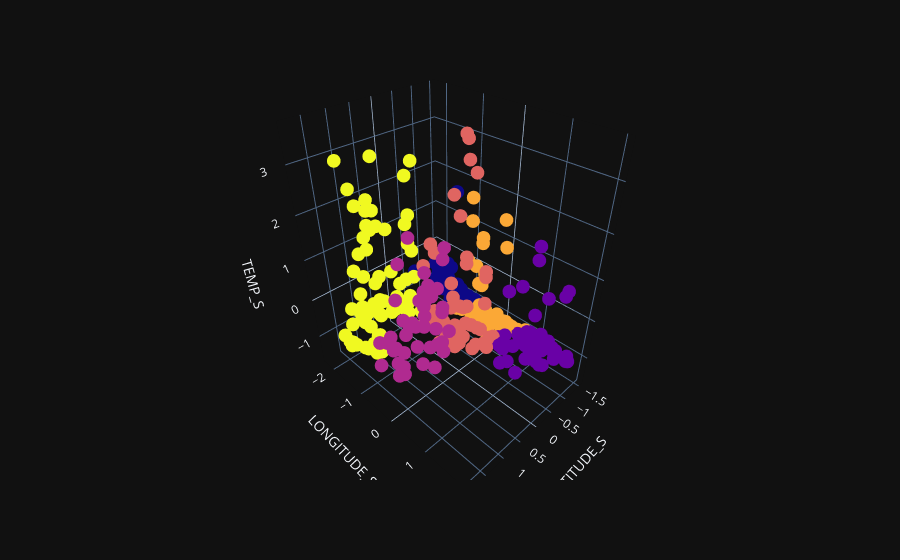
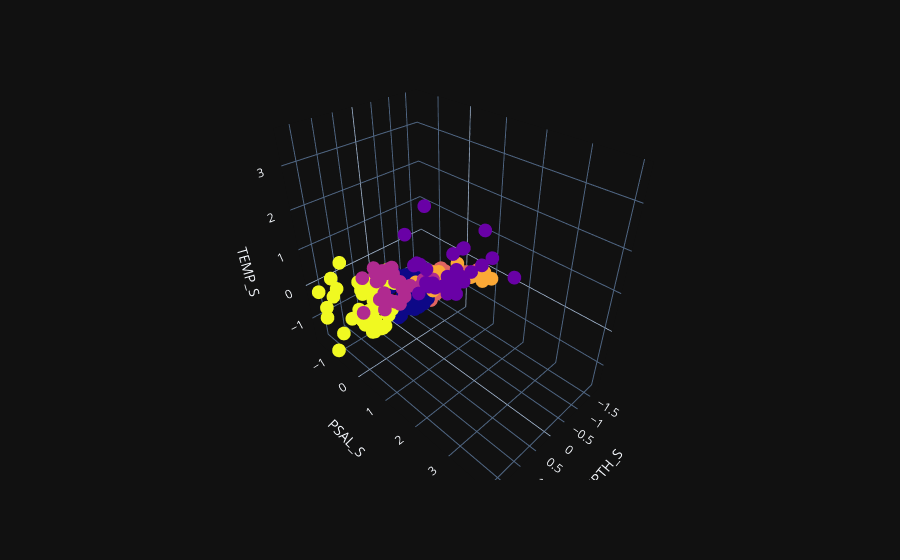
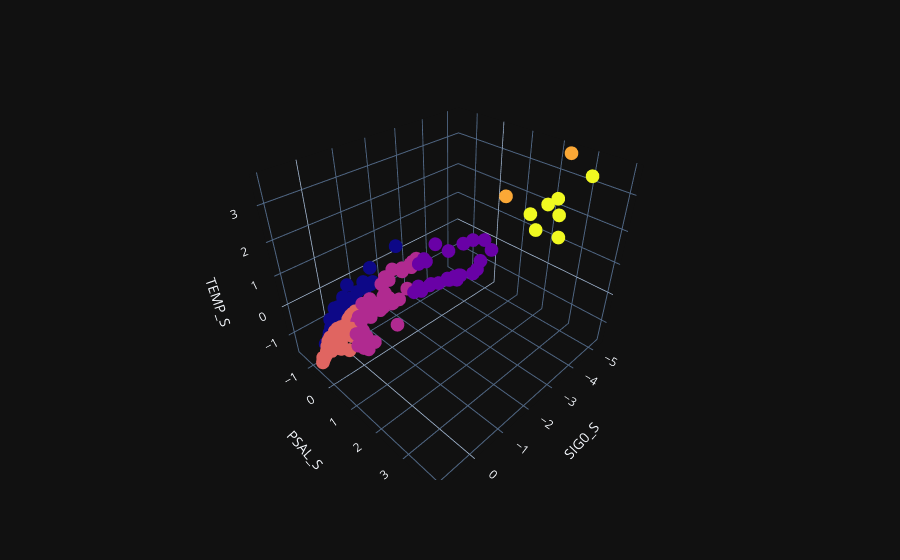

Source (notebook cell) for these figures, in order:
### Markdown cell above
<p>
We see that for <code>LATITUDE</code>, the first and last cluster have less variation, and they seem to be good predictors for lower temperatures (or at least that the temperatures are below the trendline for ordinary least squares regression). This is of course something that could have been picked up by our models, but we'll have to test.
</p>

<p>
In addition, the leftmost cluster for <code>SIG0</code> has observations with a much larger variance from the trendline compared to the other clusters - which also might be useful information for our model.
</p>

<p>
But first, let's see if we can find any clusters between <code>LATITUDE</code> and <code>LONGITUDE</code> to see if that's perhaps a good predictor for <code>TEMP</code>. Let's also try between <code>DEPTH</code> and <code>PSAL</code>. Here it's especially important to standardize the values before attempting to find clusters, since <code>DEPTH</code> and <code>PSAL</code> are using different scales.
</p>

### Code cell
feature_names = [["LATITUDE", "LONGITUDE"], ["DEPTH", "PSAL"], ["SIG0", "PSAL"]]
cluster_amount = [6, 6, 6]

for (i, [feat_1, feat_2]) in enumerate(feature_names):
    ## Find clusters

    c_kmeans = KMeans(n_clusters=cluster_amount[i], random_state=seed)
    df_viz[f"{feat_1}_{feat_2}_CLUSTER"] = c_kmeans.fit_predict(df_viz[[f"{feat_1}_S", f"{feat_2}_S"]])

    ## Show 3D scatter plots with cluster zones

    fig_cluster = px.scatter_3d(df_viz, x=f"{feat_1}_S", y=f"{feat_2}_S", z="TEMP_S", color=f"{feat_1}_{feat_2}_CLUSTER", hover_data=[feat_1, feat_2, "TEMP"])
    fig_cluster.update_layout(coloraxis_showscale=False, coloraxis=dict(colorscale="Plasma"))
    fig_cluster.show()

### Figure 1 — Plotly figure (JSON) as saved in the notebook; plotly's stock layout.template omitted (floating-point values rounded to 4 significant figures; data arrays with more than 128 entries replaced by an {"elided": "..."} marker saying what was removed)
{"data": [{"customdata": {"elided": "300x3 float values"}, "hovertemplate": "LATITUDE_S=%{x}<br>LONGITUDE_S=%{y}<br>TEMP_S=%{z}<br>LATITUDE=%{customdata[0]}<br>LONGITUDE=%{customdata[1]}<br>TEMP=%{customdata[2]}<br>LATITUDE_LONGITUDE_CLUSTER=%{marker.color}<extra></extra>", "legendgroup": "", "marker": {"color": {"elided": "300 int values"}, "coloraxis": "coloraxis", "symbol": "circle"}, "mode": "markers", "name": "", "scene": "scene", "showlegend": false, "type": "scatter3d", "x": {"elided": "300 float values"}, "y": {"elided": "300 float values"}, "z": {"elided": "300 float values"}}], "layout": {"coloraxis": {"colorbar": {"title": {"text": "LATITUDE_LONGITUDE_CLUSTER"}}, "colorscale": [[0, "#0d0887"], [0.1111, "#46039f"], [0.2222, "#7201a8"], [0.3333, "#9c179e"], [0.4444, "#bd3786"], [0.5556, "#d8576b"], [0.6667, "#ed7953"], [0.7778, "#fb9f3a"], [0.8889, "#fdca26"], [1, "#f0f921"]], "showscale": false}, "legend": {"tracegroupgap": 0}, "margin": {"t": 60}, "scene": {"domain": {"x": [0, 1], "y": [0, 1]}, "xaxis": {"title": {"text": "LATITUDE_S"}}, "yaxis": {"title": {"text": "LONGITUDE_S"}}, "zaxis": {"title": {"text": "TEMP_S"}}}}}

### Figure 2 — Plotly figure (JSON) as saved in the notebook; plotly's stock layout.template omitted (floating-point values rounded to 4 significant figures; data arrays with more than 128 entries replaced by an {"elided": "..."} marker saying what was removed)
{"data": [{"customdata": {"elided": "300x3 float values"}, "hovertemplate": "DEPTH_S=%{x}<br>PSAL_S=%{y}<br>TEMP_S=%{z}<br>DEPTH=%{customdata[0]}<br>PSAL=%{customdata[1]}<br>TEMP=%{customdata[2]}<br>DEPTH_PSAL_CLUSTER=%{marker.color}<extra></extra>", "legendgroup": "", "marker": {"color": {"elided": "300 int values"}, "coloraxis": "coloraxis", "symbol": "circle"}, "mode": "markers", "name": "", "scene": "scene", "showlegend": false, "type": "scatter3d", "x": {"elided": "300 float values"}, "y": {"elided": "300 float values"}, "z": {"elided": "300 float values"}}], "layout": {"coloraxis": {"colorbar": {"title": {"text": "DEPTH_PSAL_CLUSTER"}}, "colorscale": [[0, "#0d0887"], [0.1111, "#46039f"], [0.2222, "#7201a8"], [0.3333, "#9c179e"], [0.4444, "#bd3786"], [0.5556, "#d8576b"], [0.6667, "#ed7953"], [0.7778, "#fb9f3a"], [0.8889, "#fdca26"], [1, "#f0f921"]], "showscale": false}, "legend": {"tracegroupgap": 0}, "margin": {"t": 60}, "scene": {"domain": {"x": [0, 1], "y": [0, 1]}, "xaxis": {"title": {"text": "DEPTH_S"}}, "yaxis": {"title": {"text": "PSAL_S"}}, "zaxis": {"title": {"text": "TEMP_S"}}}}}

### Figure 3 — Plotly figure (JSON) as saved in the notebook; plotly's stock layout.template omitted (floating-point values rounded to 4 significant figures; data arrays with more than 128 entries replaced by an {"elided": "..."} marker saying what was removed)
{"data": [{"customdata": {"elided": "300x3 float values"}, "hovertemplate": "SIG0_S=%{x}<br>PSAL_S=%{y}<br>TEMP_S=%{z}<br>SIG0=%{customdata[0]}<br>PSAL=%{customdata[1]}<br>TEMP=%{customdata[2]}<br>SIG0_PSAL_CLUSTER=%{marker.color}<extra></extra>", "legendgroup": "", "marker": {"color": {"elided": "300 int values"}, "coloraxis": "coloraxis", "symbol": "circle"}, "mode": "markers", "name": "", "scene": "scene", "showlegend": false, "type": "scatter3d", "x": {"elided": "300 float values"}, "y": {"elided": "300 float values"}, "z": {"elided": "300 float values"}}], "layout": {"coloraxis": {"colorbar": {"title": {"text": "SIG0_PSAL_CLUSTER"}}, "colorscale": [[0, "#0d0887"], [0.1111, "#46039f"], [0.2222, "#7201a8"], [0.3333, "#9c179e"], [0.4444, "#bd3786"], [0.5556, "#d8576b"], [0.6667, "#ed7953"], [0.7778, "#fb9f3a"], [0.8889, "#fdca26"], [1, "#f0f921"]], "showscale": false}, "legend": {"tracegroupgap": 0}, "margin": {"t": 60}, "scene": {"domain": {"x": [0, 1], "y": [0, 1]}, "xaxis": {"title": {"text": "SIG0_S"}}, "yaxis": {"title": {"text": "PSAL_S"}}, "zaxis": {"title": {"text": "TEMP_S"}}}}}
